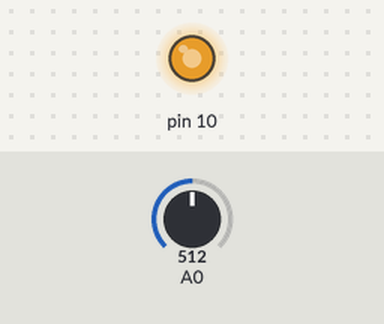
Bench run of a sketch on a simulated Arduino Uno, built with avr-gcc and run on an emulated ATmega328P. Parts: output pins drawn as LEDs (lit = HIGH). The inputs (shaded band) are chosen by the test bench; at power-on: A0 = 512.

Above: at 1.2 s.
1.3 s: A0 set to 460
2.8 s: A0 set to 441
At 3.6 s:
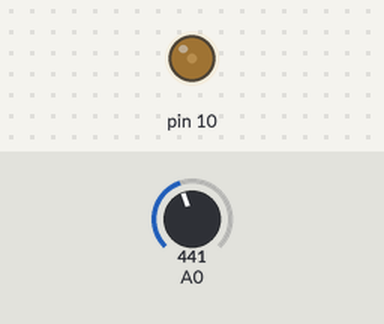
4.3 s: A0 set to 511
At 4.7 s:
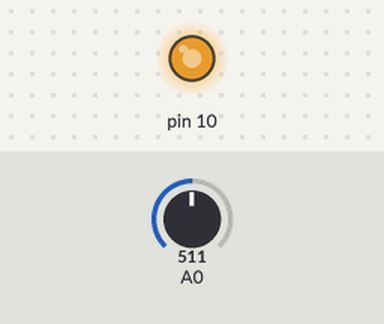
5.8 s: A0 set to 440
At 7.1 s:
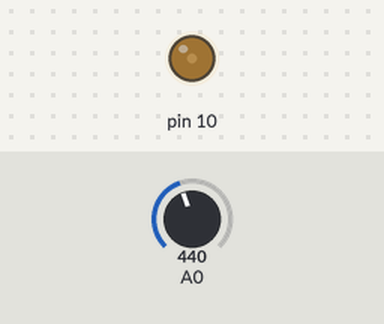
Timing chart, 0 to 8.3 s (numbered marks = the images above; inputs shaded):
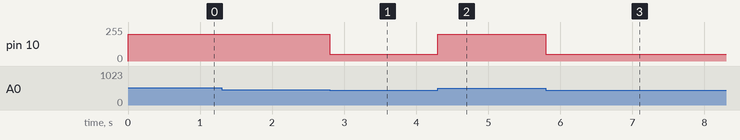

Measured:
- the behaviour switches between 450 and 449 on A0 (found by bisection; images 0 and 1)
- after the input at 1.3 s, every drawn part: stays the same
- after the input at 2.8 s, pin 10: 200/255 → 50/255 at once
- after the input at 4.3 s, pin 10: 50/255 → 200/255 at once
- after the input at 5.8 s, pin 10: 200/255 → 50/255 at once

The sketch:

MMitri_Lab20_plue.ino
```cpp
int analogValue = 0;

void setup() {

}

void loop() {
  analogValue = analogRead(0);
  if(analogValue >= 450){
    analogWrite(10,200);
  }
  if(analogValue < 450){
    analogWrite(10,50);
  }

}
```
